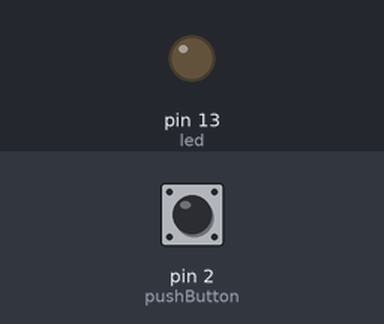
A sketch run on a simulated Arduino Uno, built with avr-gcc and run on an emulated ATmega328P. Shown: output pins drawn as LEDs (lit = HIGH). The test bench sets the inputs (shaded band); at power-on: pin 2 (pushButton) LOW. What the sketch prints to the serial monitor is not drawn.

Above: at 1.2 s.
1.3 s: pin 2 (pushButton) pulled HIGH for 0.15 s
At 1.38 s:
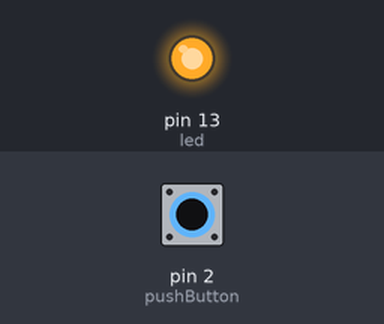
2.9 s: pin 2 (pushButton) pulled HIGH for 3.2 s
At 6.5 s:
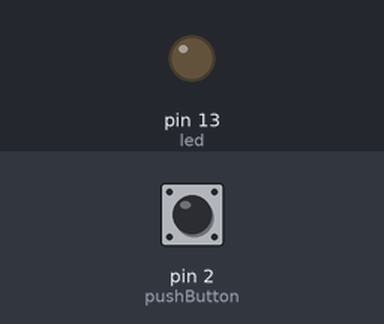
Timing chart, 0 to 8.0 s (numbered marks = the images above; inputs shaded):
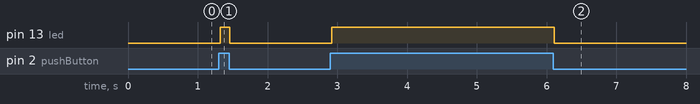

The sketch:

digital_Read_Serial_Extension_2.ino
```cpp
/*
 * Name: Bheesham Ramkissoon
 * Date: April 25, 2019
 * Description: Blinks an LED
 */

// pin 13 has an LED connected on most Arduino boards
// give it a name
 int pushButton = 2;
 int led = 13;

void setup() {

  //initialize serial communicatiion at 9600 bits per second
  Serial.begin(9600);
  // put your setup code here, to run once:
  pinMode(pushButton, INPUT);
  pinMode(led, OUTPUT);

}

void loop() {
  // put your main code here, to run repeatedly:
  int buttonState = digitalRead(pushButton);
  //print my name if the button is pressed
  if (buttonState == 1){
    Serial.println("Bheesham Ramkissoon");
    digitalWrite(led, HIGH);
  }
  else{
    Serial.println(buttonState); // prints 0 if the button
                                 // is not pressed
    digitalWrite(led, LOW);
  }
  delay(1); // delay in between for stability

}
```

Measured:
- after the input at 1.3 s, pin 13 (led): LOW → HIGH at once, → LOW 0.13 s later
- after the input at 2.9 s, pin 13 (led): LOW → HIGH at once, → LOW 3.2 s later
